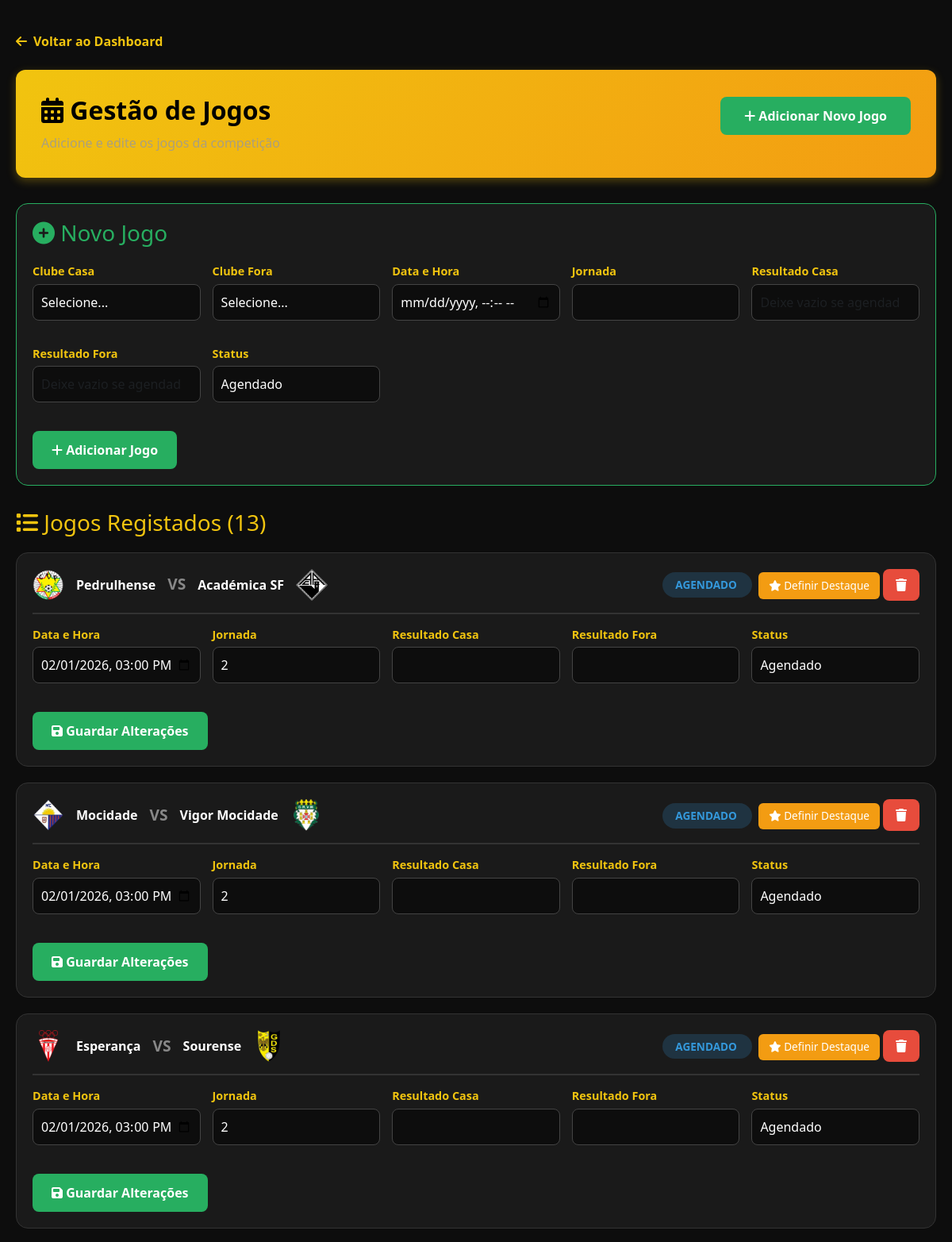
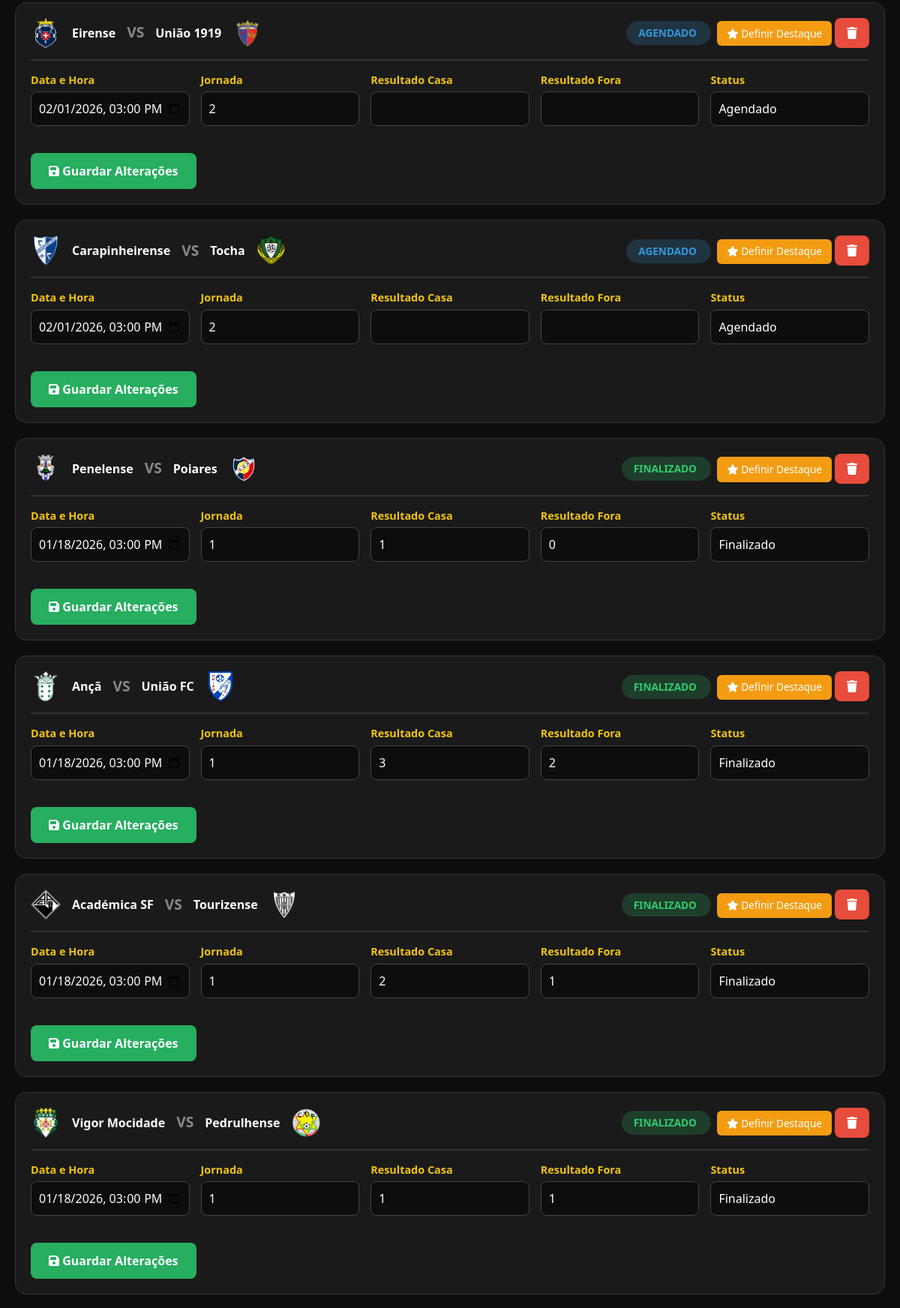
The app's page /admin/admin-jogos.php (signed in, upper part) with its own data (2 pictures, top to bottom).
### tables this page shows
CREATE TABLE jogos (
    id INT AUTO_INCREMENT PRIMARY KEY,
    clube_casa_id INT NOT NULL,
    clube_fora_id INT NOT NULL,
    resultado_casa INT NULL,
    resultado_fora INT NULL,
    data_jogo DATETIME NOT NULL,
    jornada INT NOT NULL,
    status VARCHAR(20) DEFAULT 'agendado',
    destaque TINYINT(1) DEFAULT 0 COMMENT 'Indica se o jogo está em destaque (apenas um pode estar ativo)',
    created_at TIMESTAMP DEFAULT CURRENT_TIMESTAMP,
    FOREIGN KEY (clube_casa_id) REFERENCES clubes(id) ON DELETE CASCADE,
    FOREIGN KEY (clube_fora_id) REFERENCES clubes(id) ON DELETE CASCADE,
    INDEX idx_data_jogo (data_jogo),
    INDEX idx_jornada (jornada),
    INDEX idx_status (status),
    INDEX idx_destaque (destaque)
);

CREATE TABLE clubes (
    id INT AUTO_INCREMENT PRIMARY KEY,  
    nome VARCHAR(100) NOT NULL,  
    codigo VARCHAR(50) NOT NULL UNIQUE,
    logo VARCHAR(255) DEFAULT 'imgs/equipas/default.png',
    created_at TIMESTAMP DEFAULT CURRENT_TIMESTAMP,  
    INDEX idx_codigo (codigo)  
);

### includes/config.php (called while the page is built, shortened)
<?php
function e($string) {
    return htmlspecialchars($string ?? '', ENT_QUOTES, 'UTF-8');
}
?>

### admin/admin-jogos.php (the view, shortened to what this page needs)
<?php
$pdo = getDB();
$stmt = $pdo->query("
    SELECT j.*,
           cc.nome as clube_casa_nome, cc.logo as clube_casa_logo, cc.codigo as clube_casa_codigo,
           cf.nome as clube_fora_nome, cf.logo as clube_fora_logo, cf.codigo as clube_fora_codigo,
           j.destaque
    FROM jogos j
    JOIN clubes cc ON j.clube_casa_id = cc.id
    JOIN clubes cf ON j.clube_fora_id = cf.id
    ORDER BY j.destaque DESC, j.data_jogo DESC
");
$jogos = $stmt->fetchAll();
?>
<!DOCTYPE html>
<html lang="pt">
<head>
    <link href="https://cdn.jsdelivr.net/npm/bootstrap@5.3.0/dist/css/bootstrap.min.css" rel="stylesheet">
    <link rel="stylesheet" href="https://cdnjs.cloudflare.com/ajax/libs/font-awesome/6.5.0/css/all.min.css">
    <link rel="stylesheet" href="/vivedistrital/css/comum.css">
    <link rel="stylesheet" href="/vivedistrital/css/admin.css">
</head>
<body>
    <div class="admin-container">
        <a href="/vivedistrital/admin/admin.php" class="back-link">
            <i class="fas fa-arrow-left"></i> Voltar ao Dashboard
        </a>
        <div class="admin-header">
            <div style="display: flex; justify-content: space-between; align-items: center;">
                <div>
                    <h1><i class="fas fa-calendar-alt"></i> Gestão de Jogos</h1>
                    <p style="color: #999; margin: 10px 0 0 0;">Adicione e edite os jogos da competição</p>
                </div>
                <a href="#add-new-jogo" class="btn-add-jogo" onclick="document.getElementById('novo-jogo-form').scrollIntoView({behavior: 'smooth'});">
                    <i class="fas fa-plus"></i> Adicionar Novo Jogo
                </a>
            </div>
        </div>
        <div id="novo-jogo-form" class="jogo-card" style="border-color: #27ae60;">
            <form method="POST" action="/vivedistrital/admin/admin-jogos-editar.php">
                <h3 style="color: #27ae60; margin-bottom: 20px;">
                    <i class="fas fa-plus-circle"></i> Novo Jogo
                </h3>
                <div class="jogo-detalhes">
                    <div class="form-group">
                        <label>Clube Casa</label>
                        <select name="clube_casa_id" class="form-select" required>
                            <option value="">Selecione...</option>
                        </select>
                    </div>
                    <div class="form-group">
                        <label>Clube Fora</label>
                        <select name="clube_fora_id" class="form-select" required>
                            <option value="">Selecione...</option>
                        </select>
                    </div>
                    <div class="form-group">
                        <label>Data e Hora</label>
                        <input type="datetime-local" name="data_jogo" class="form-control" required>
                    </div>
                    <div class="form-group">
                        <label>Jornada</label>
                        <input type="number" name="jornada" class="form-control" min="1" required>
                    </div>
                    <div class="form-group">
                        <label>Resultado Casa</label>
                        <input type="number" name="resultado_casa" class="form-control" min="0" placeholder="Deixe vazio se agendado">
                    </div>
                    <div class="form-group">
                        <label>Resultado Fora</label>
                        <input type="number" name="resultado_fora" class="form-control" min="0" placeholder="Deixe vazio se agendado">
                    </div>
                    <div class="form-group">
                        <label>Status</label>
                        <select name="status" class="form-select" required>
                            <option value="agendado">Agendado</option>
                        </select>
                    </div>
                </div>
                <button type="submit" class="btn-save">
                    <i class="fas fa-plus"></i> Adicionar Jogo
                </button>
            </form>
        </div>
        <h3 style="color: #f1c40f; margin: 30px 0 20px 0;">
            <i class="fas fa-list"></i> Jogos Registados (<?= count($jogos) ?>)
        </h3>
        <?php foreach ($jogos as $jogo): ?>
            <form method="POST" action="/vivedistrital/admin/admin-jogos-editar.php" class="jogo-card">
                <div class="jogo-header">
                    <div class="jogo-info">
                        <img src="<?= e($jogo['clube_casa_logo']) ?>" alt="<?= e($jogo['clube_casa_nome']) ?>" onerror="this.src='../imgs/equipas/<?= strtolower($jogo['clube_casa_codigo']) ?>.png'">
                        <strong><?= e($jogo['clube_casa_nome']) ?></strong>
                        <span class="versus">VS</span>
                        <strong><?= e($jogo['clube_fora_nome']) ?></strong>
                        <img src="<?= e($jogo['clube_fora_logo']) ?>" alt="<?= e($jogo['clube_fora_nome']) ?>" onerror="this.src='../imgs/equipas/<?= strtolower($jogo['clube_fora_codigo']) ?>.png'">
                    </div>
                    <div>
                        <span class="status-badge status-<?= $jogo['status'] ?>">
                            <?= ucfirst($jogo['status']) ?>
                        </span>
                        <?php if ($jogo['destaque'] == 1):  ?>
                            <span class="status-badge" style="background: #f1c40f; color: #000; font-weight: 700; margin-left: 0.5rem;">
                                <i class="fas fa-star"></i> EM DESTAQUE
                            </span>
                        <?php else: ?>
                            <button type="button" class="btn-destaque" onclick="if(confirm('Definir este jogo como destaque na página inicial?')) { window.location.href='/vivedistrital/admin/admin-jogos-editar.php?action=set_destaque&id=<?= $jogo['id'] ?>'; }" style="background: #f39c12; color: #fff; border: none; padding: 0.4rem 0.8rem; border-radius: 6px; cursor: pointer; margin-left: 0.5rem; font-size: 0.85rem;">
                                <i class="fas fa-star"></i> Definir Destaque
                            </button>
                        <?php endif; ?>
                        <button type="button" class="btn-delete" onclick="if(confirm('Tem certeza que deseja eliminar este jogo?')) { this.form.action='/vivedistrital/admin/admin-jogos-editar.php?action=delete&id=<?= $jogo['id'] ?>'; this.form.submit(); }">
                            <i class="fas fa-trash"></i>
                        </button>
                    </div>
                </div>
                <div class="jogo-detalhes">
                    <div class="form-group">
                        <label>Data e Hora</label>
                        <input type="datetime-local" name="data_jogo" class="form-control" value="<?= date('Y-m-d\TH:i', strtotime($jogo['data_jogo'])) ?>" required>
                    </div>
                    <div class="form-group">
                        <label>Jornada</label>
                        <input type="number" name="jornada" class="form-control" value="<?= $jogo['jornada'] ?>" min="1" required>
                    </div>
                    <div class="form-group">
                        <label>Resultado Casa</label>
                        <input type="number" name="resultado_casa" class="form-control" value="<?= $jogo['resultado_casa'] ?>" min="0">
                    </div>
                    <div class="form-group">
                        <label>Resultado Fora</label>
                        <input type="number" name="resultado_fora" class="form-control" value="<?= $jogo['resultado_fora'] ?>" min="0">
                    </div>
                    <div class="form-group">
                        <label>Status</label>
                        <select name="status" class="form-select" required>
                            <option value="agendado" <?= $jogo['status'] == 'agendado' ? 'selected' : '' ?>>Agendado</option>
                            <option value="finalizado" <?= $jogo['status'] == 'finalizado' ? 'selected' : '' ?>>Finalizado</option>
                        </select>
                    </div>
                </div>
                <button type="submit" class="btn-save">
                    <i class="fas fa-save"></i> Guardar Alterações
                </button>
            </form>
        <?php endforeach; ?>
    </div>
</body>
</html>

### css/comum.css (style rules this page uses)
:root { --bs-body-bg: #0D0D0D; --bs-body-color: #FFFFFF; --bs-tertiary-bg: #1A1A1A; --primary-accent: #f1c40f; --sidebar-bg: #151515; }
body { background-color: var(--bs-body-bg); color: var(--bs-body-color); }

### css/admin.css (style rules this page uses)
.admin-container { max-width: 1400px; margin: 40px auto; padding: 0 20px; }
.admin-header { background: linear-gradient(135deg, #f1c40f 0%, #f39c12 100%); color: #000; padding: 2rem; border-radius: 12px; margin-bottom: 2rem; box-shadow: 0 4px 12px rgba(241, 196, 15, 0.3); }
.admin-header h1 { margin: 0; font-size: 2rem; font-weight: 700; color: #000; }
.admin-header p { margin: 0.5rem 0 0 0; opacity: 0.8; color: #000; }
.back-link { display: inline-flex; align-items: center; gap: 0.5rem; color: #f1c40f; text-decoration: none; font-weight: 600; margin-bottom: 1.5rem; transition: all 0.3s; }
.form-group { margin-bottom: 1rem; }
.form-group label { display: block; color: #f1c40f; font-weight: 600; margin-bottom: 5px; font-size: 0.9rem; }
.form-control, .form-select { background: #0D0D0D; border: 1px solid #444; color: #fff; border-radius: 8px; padding: 10px; width: 100%; }
.jogo-card { background: #1A1A1A; border-radius: 15px; padding: 20px; margin-bottom: 20px; border: 1px solid #333; transition: all 0.3s ease; }
.jogo-header { display: flex; justify-content: space-between; align-items: center; margin-bottom: 15px; padding-bottom: 15px; border-bottom: 2px solid #333; }
.jogo-info { display: flex; align-items: center; gap: 15px; }
.jogo-info img { width: 40px; height: 40px; object-fit: contain; }
.jogo-info .versus { color: #888; font-weight: 600; }
.status-badge { padding: 0.4rem 1rem; border-radius: 20px; font-size: 0.85rem; font-weight: 600; text-transform: uppercase; }
.status-agendado { background: rgba(52, 152, 219, 0.2); color: #3498db; }
.status-finalizado { background: rgba(46, 204, 113, 0.2); color: #2ecc71; }
.status-finalizado, .status-realizado { background: rgba(46, 204, 113, 0.2); color: #2ecc71; }
.versus { color: #f1c40f; font-weight: 700; font-size: 1.2rem; text-transform: uppercase; }
.jogo-detalhes { display: grid; grid-template-columns: repeat(auto-fit, minmax(200px, 1fr)); gap: 15px; margin-bottom: 20px; }
.btn-add-jogo { background: #27ae60; color: #fff; border: none; padding: 12px 30px; border-radius: 8px; font-weight: 600; transition: all 0.3s ease; text-decoration: none; display: inline-block; margin-bottom: 20px; }
.btn-save { background: #27ae60; color: white; border: none; padding: 0.75rem 1.5rem; border-radius: 8px; font-weight: 600; cursor: pointer; transition: all 0.3s; }
.btn-delete { background: #e74c3c; color: white; border: none; padding: 0.5rem 1rem; border-radius: 8px; font-weight: 600; cursor: pointer; transition: all 0.3s; }

### records on screen
jogos: clube_casa.codigo (picture), clube_casa.nome "Pedrulhense", clube_fora.nome "Académica SF", clube_fora.logo (picture), status "AGENDADO", data_jogo "02/01/2026 15:00", jornada "2", status "Agendado"
jogos: clube_casa.codigo (picture), clube_casa.nome "Mocidade", clube_fora.nome "Vigor Mocidade", clube_fora.codigo (picture), status "AGENDADO", data_jogo "02/01/2026 15:00", jornada "2", status "Agendado"
jogos: clube_casa.codigo (picture), clube_casa.nome "Esperança", clube_fora.nome "Sourense", clube_fora.codigo (picture), status "AGENDADO", data_jogo "02/01/2026 15:00", jornada "2", status "Agendado"
jogos: clube_casa.codigo (picture), clube_casa.nome "Eirense", clube_fora.nome "União 1919", clube_fora.codigo (picture), status "AGENDADO", data_jogo "02/01/2026 15:00", jornada "2", status "Agendado"
jogos: clube_casa.codigo (picture), clube_casa.nome "Carapinheirense", clube_fora.nome "Tocha", clube_fora.codigo (picture), status "AGENDADO", data_jogo "02/01/2026 15:00", jornada "2", status "Agendado"
jogos: clube_casa.codigo (picture), clube_casa.nome "Penelense", clube_fora.nome "Poiares", clube_fora.codigo (picture), status "FINALIZADO", data_jogo "01/18/2026 15:00", jornada "1", resultado_casa "1", resultado_fora "0", status "Finalizado"
jogos: clube_casa.codigo (picture), clube_casa.nome "Ançã", clube_fora.nome "União FC", clube_fora.codigo (picture), status "FINALIZADO", data_jogo "01/18/2026 15:00", jornada "1", resultado_casa "3", resultado_fora "2", status "Finalizado"
jogos: clube_casa.logo (picture), clube_casa.nome "Académica SF", clube_fora.nome "Tourizense", clube_fora.codigo (picture), status "FINALIZADO", data_jogo "01/18/2026 15:00", jornada "1", resultado_casa "2", resultado_fora "1", status "Finalizado"
jogos: clube_casa.codigo (picture), clube_casa.nome "Vigor Mocidade", clube_fora.nome "Pedrulhense", clube_fora.codigo (picture), status "FINALIZADO", data_jogo "01/18/2026 15:00", jornada "1", resultado_casa "1", resultado_fora "1", status "Finalizado"

### other values on screen
count($jogos) "13"
